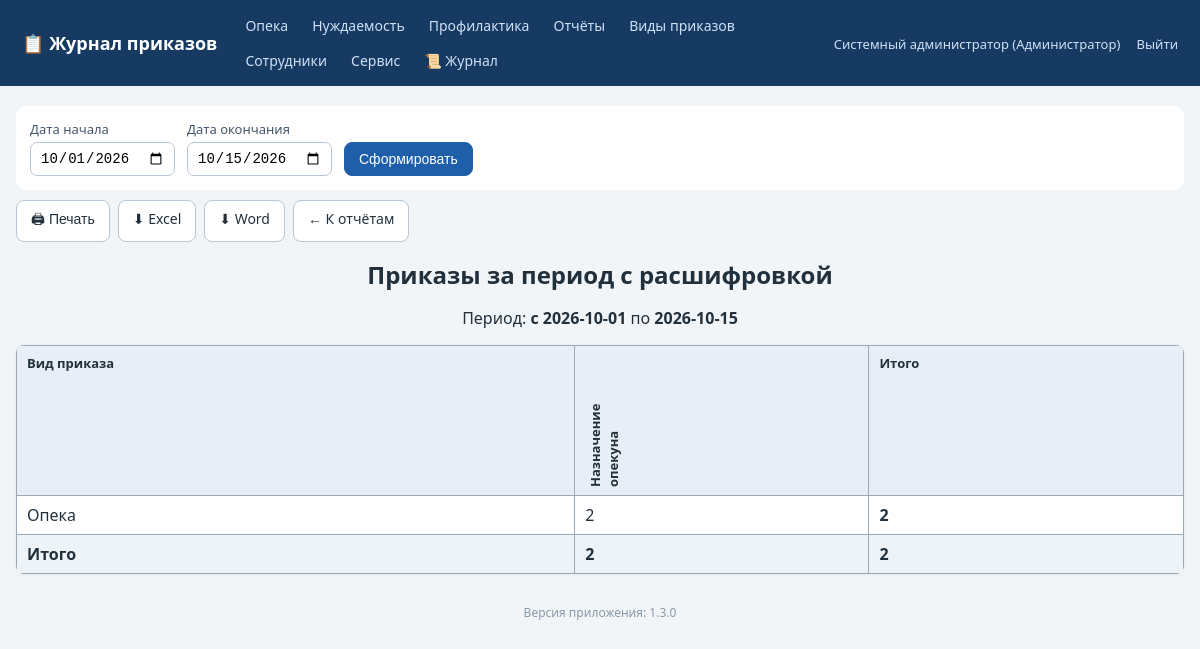
The page /reports/by_period_detail (signed in) on the database its author committed.
### tables this page shows
CREATE TABLE employees (
    id INTEGER PRIMARY KEY AUTOINCREMENT,
    full_name TEXT NOT NULL,
    position TEXT NOT NULL DEFAULT '',
    login TEXT UNIQUE,
    password_hash TEXT,
    role_id INTEGER REFERENCES roles(id)
, pwd_changed_at TEXT);

CREATE TABLE roles (
    id INTEGER PRIMARY KEY AUTOINCREMENT,
    name TEXT UNIQUE NOT NULL
);

CREATE TABLE order_types (
    id INTEGER PRIMARY KEY AUTOINCREMENT,
    kind TEXT NOT NULL,              -- вид приказа (название журнала)
    name TEXT NOT NULL,              -- наименование приказа
    UNIQUE(kind, name)
);

### app.py (the view)
@app.route('/reports/by_period_detail')
def report_by_period_detail():
    user = current_user()
    if not can_view_reports(user):
        abort(403)
    d1, d2 = _report_period()
    rows = _query_report_rows(d1, d2)
    matrix = {}
    col_names = set()
    for r in rows:
        kind = JOURNAL_TITLES[r['journal']]
        name = r['type_name'] or '(не указан)'
        col_names.add(name)
        matrix.setdefault(kind, {})
        matrix[kind][name] = matrix[kind].get(name, 0) + 1
    cols = sorted(col_names)
    table = []
    for kind in [JOURNAL_TITLES[j] for j in JOURNAL_TYPES]:
        if kind in matrix:
            table.append([kind] + [matrix[kind].get(c, 0) for c in cols])
    totals = [sum(row[i] for row in table) for i in range(1, len(cols) + 1)] if table else []
    fmt = request.args.get('fmt')
    if fmt == 'xlsx':
        return _export_xlsx_matrix(d1, d2, ('Вид приказа',) + tuple(cols), table, totals,
                                   'Приказы за период с расшифровкой')
    if fmt == 'docx':
        return _export_docx_matrix(d1, d2, ('Вид приказа',) + tuple(cols), table, totals,
                                   'Приказы за период с расшифровкой')
    return render_template('report_matrix.html', title='Приказы за период с расшифровкой',
                           d1=d1, d2=d2, cols=cols, table=table, totals=totals,
                           base_url=url_for('report_by_period_detail'))

### app.py (called while the page is built)
@app.after_request
def log_request(response):
    try:
        uid = session.get('user_id')
        status = response.status_code
        lvl = logging.WARNING if status >= 400 else logging.INFO
        log.log(lvl, f'[HTTP] {request.method} {request.path} -> {status} '
                     f'(IP: {request.remote_addr}, user_id: {uid or "-"})')
        if status == 403:
            audit('ОТКАЗ В ДОСТУПЕ (403)', f'{request.method} {request.path}')
        if (request.endpoint == 'login' and request.method == 'POST'
                and status == 200):
            log.warning(f'[БЕЗОПАСНОСТЬ] Неудачная попытка входа: логин '
                        f"'{request.form.get('login','')}' от IP "
                        f"{request.remote_addr}")
    except Exception:
        pass
    return response

def get_db():
    conn = sqlite3.connect(DB_PATH)
    conn.row_factory = sqlite3.Row
    conn.execute('PRAGMA foreign_keys = ON')
    return conn

def current_user():
    uid = session.get('user_id')
    if not uid:
        return None
    conn = get_db()
    u = conn.execute('SELECT e.*, r.name AS role_name FROM employees e '
                     'LEFT JOIN roles r ON r.id=e.role_id WHERE e.id=?', (uid,)).fetchone()
    conn.close()
    return u

def can_view_reports(user=None):
    user = user or current_user()
    return bool(user) and user['role_name'] in FULL_DATA_ROLES + ('Куратор',)

def can_access_journal(user, journal):
    if not user:
        return False
    if user['role_name'] in FULL_DATA_ROLES:  # админ и начальник — полный доступ
        return True
    return user['role_name'] in ROLE_ACCESS[journal]

@app.before_request
def _guard():
    open_exceptions = ('login', 'logout', 'static')
    if request.endpoint in open_exceptions:
        return
    if not session.get('user_id'):
        return redirect(url_for('login'))

@app.context_processor
def inject_globals():
    user = current_user()
    journals = [j for j in JOURNAL_TYPES if user and can_access_journal(user, j)]
    return dict(
        cu=user,
        accessible_journals=[(j, JOURNAL_TITLES[j]) for j in journals],
        all_journals=[(j, JOURNAL_TITLES[j]) for j in JOURNAL_TYPES],
        journal_titles=JOURNAL_TITLES,
        all_roles=ALL_ROLES,
        app_version=APP_VERSION,
    )

def _report_period():
    d1 = request.args.get('d1') or date.today().replace(day=1).isoformat()
    d2 = request.args.get('d2') or date.today().isoformat()
    return d1, d2

### templates/report_matrix.html
{% extends 'base.html' %}
{% block content %}
<div class="no-print">
  <form method="get" class="period-form">
    <label>Дата начала <input type="date" name="d1" value="{{ d1 }}"></label>
    <label>Дата окончания <input type="date" name="d2" value="{{ d2 }}"></label>
    <button class="btn primary">Сформировать</button>
  </form>
  <div class="toolbar">
    <button class="btn" onclick="window.print()">🖨 Печать</button>
    <a class="btn" href="?d1={{ d1 }}&d2={{ d2 }}&fmt=xlsx">⬇ Excel</a>
    <a class="btn" href="?d1={{ d1 }}&d2={{ d2 }}&fmt=docx">⬇ Word</a>
    <a class="btn" href="{{ url_for('reports') }}">← К отчётам</a>
  </div>
</div>
<div class="printable">
  <h1 class="rep-title">{{ title }}</h1>
  <p class="rep-period">Период: <b>с {{ d1 }}</b> по <b>{{ d2 }}</b></p>
  <table class="grid bordered">
    <tr><th>Вид приказа</th>{% for c in cols %}<th class="rot">{{ c }}</th>{% endfor %}<th>Итого</th></tr>
    {% for row in table %}
    <tr>{% for cell in row %}<td>{{ cell }}</td>{% endfor %}<td><b>{{ row[1:] | sum }}</b></td></tr>
    {% else %}
    <tr><td colspan="{{ cols|length + 2 }}" class="empty">Нет данных за период</td></tr>
    {% endfor %}
    {% if table %}
    <tr class="totalrow"><td><b>Итого</b></td>
      {% for t in totals %}<td><b>{{ t }}</b></td>{% endfor %}
      <td><b>{{ totals | sum }}</b></td></tr>
    {% endif %}
  </table>
</div>
{% endblock %}

### templates/base.html (shortened to what this page needs)
<!DOCTYPE html>
<html lang="ru">
<head>
<link rel="stylesheet" href="{{ url_for('static', filename='style.css') }}">
</head>
<body>
<header class="topbar no-print">
  <div class="brand"><a href="{{ url_for('index') }}">📋 Журнал приказов</a></div>
  <nav>
    {% for j, t in accessible_journals %}
      <a href="{{ url_for('journal_list', journal=j) }}">{{ t }}</a>
    {% endfor %}
    {% if cu and cu.role_name in ['Администратор','Начальник отдела','Куратор'] %}
      <a href="{{ url_for('reports') }}">Отчёты</a>
    {% endif %}
    <a href="{{ url_for('order_types') }}">Виды приказов</a>
    {% if cu and cu.role_name == 'Администратор' %}
      <a href="{{ url_for('employees') }}">Сотрудники</a>
      <a href="{{ url_for('service') }}">Сервис</a>
      <a href="{{ url_for('logs_view') }}" title="Журнал логирования">📜 Журнал</a>
    {% endif %}
  </nav>
  <div class="userbox">
    {% if cu %}
      <a href="{{ url_for('profile') }}" title="Сменить пароль">{{ cu.full_name }} ({{ cu.role_name }})</a>
      <a href="{{ url_for('logout') }}">Выйти</a>
    {% endif %}
  </div>
</header>
<main class="container">
  {% block content %}{% endblock %}
</main>
<footer class="foot no-print">Версия приложения: {{ app_version }}</footer>
</body>
</html>

### static/style.css (style rules this page uses)
:root { --bs:#1f5fa9;--bg:#f2f5f8;--tx:#22303c; }
* { box-sizing:border-box }
body { margin:0;font-family:"Segoe UI",Arial,sans-serif;background:var(--bg);color:var(--tx); }
a { color:var(--bs); }
.topbar { display:flex;align-items:center;gap:18px;flex-wrap:wrap;background:#173a63;color:#fff;padding:10px 22px; }
.topbar .brand a { color:#fff;font-weight:700;font-size:18px;text-decoration:none; }
.topbar nav { display:flex;gap:4px;flex-wrap:wrap;flex:1; }
.topbar nav a { color:#cfe0f5;text-decoration:none;padding:6px 10px;border-radius:6px;font-size:14px; }
.userbox a { color:#cfe0f5;text-decoration:none;font-size:13px;margin-left:12px; }
.container { max-width:1200px;margin:20px auto;padding:0 16px; }
h1 { font-size:24px; }
label { display:flex;flex-direction:column;font-size:13px;gap:4px;color:#44556a; }
input,select { padding:7px 9px;border:1px solid #b9c6d3;border-radius:7px;font-size:14px;background:#fff; }
.btn { display:inline-block;padding:8px 14px;border-radius:8px;border:1px solid #b9c6d3;background:#fff;color:var(--tx);cursor:pointer;font-size:14px;text-decoration:none; }
.btn.primary { background:var(--bs);border-color:var(--bs);color:#fff; }
table.grid { width:100%;border-collapse:collapse;background:#fff;margin:14px 0;box-shadow:0 1px 4px rgba(0,0,0,.06);border-radius:8px;overflow:hidden; }
.grid th { background:#e8eef5;font-size:13px;text-align:left; }
.grid th,.grid td { padding:8px 10px;border-bottom:1px solid #e2e8ef;vertical-align:top; }
.bordered th,.bordered td { border:1px solid #9aa7b4; }
.totalrow td { background:#eef3f8; }
.period-form { display:flex;gap:12px;flex-wrap:wrap;align-items:end;background:#fff;padding:14px;border-radius:10px;margin-bottom:10px; }
.toolbar { display:flex;gap:8px;margin-bottom:14px;flex-wrap:wrap; }
.rep-title { text-align:center;margin-bottom:4px; }
.rep-period { text-align:center; }
.rot { writing-mode:vertical-rl;transform:rotate(180deg);max-height:150px;font-size:12px; }
.foot { text-align:center;color:#8a99a8;font-size:12px;margin:30px 0; }

### rows shown on the page
employees: full_name "Системный администратор"
roles: role_name "Администратор"
order_types: name "Назначение опекуна"

### other values the page prints
{{ t }} "Опека" "Нуждаемость" "Профилактика"
{{ title }} "Приказы за период с расшифровкой"
{{ d1 }} "2026-10-01"
{{ d2 }} "2026-10-15"
{{ cell }} "Опека" "2"
{{ row[1:] | sum }} "2"
{{ t }} "2"
{{ totals | sum }} "2"
{{ app_version }} "1.3.0"
